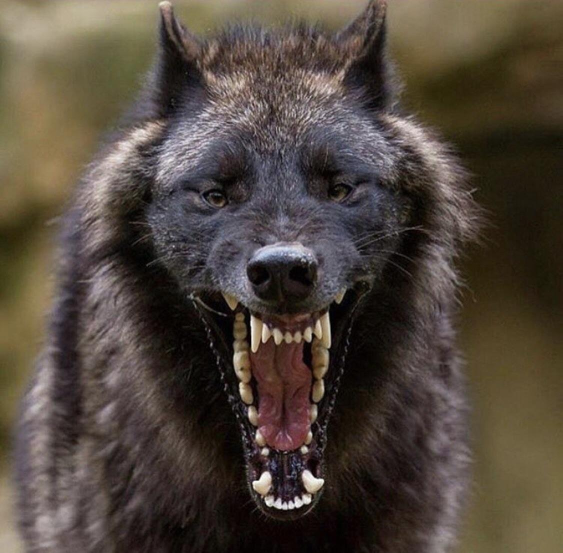
#> input picture woof.jpg, 1125 x 1105 px (shown at 1/2 size)
$ python main.py
#> lines starting #> are read from the running program, lines starting #| are printed output that depends on the picture
import numpy as np
import matplotlib.pyplot as plt
import cv2 as cv2


def rotate_point(point, angle):
    x1 = point[0]
    y1 = point[1]

    x2 = np.cos(angle) * x1 - np.sin(angle) * y1
    y2 = np.sin(angle) * x1 + np.cos(angle) * y1

    return np.array([x2, y2])


def rotate_shape(shape, angle):
#> called with shape = array of shape (46, 2), angle = 1.05
    result = np.empty((np.shape(shape)[0], 2))
    i = 0
    for vector in shape:
        result[i] = rotate_point(vector, angle)
        i += 1
    return result


def scale_shape(shape, multiplier):
    return shape * multiplier


def mirror_point(point, point_on_line, line_direction):
    return point + 2 * ((np.eye(2, 2) - np.outer(line_direction, np.transpose(line_direction)))
                        @ (point_on_line - point))


def mirror_shape(shape, point_on_line, line_direction):
    result = np.empty((np.shape(shape)[0], 2))
    i = 0
    for vector in shape:
        result[i] = mirror_point(vector, point_on_line, line_direction)
        i += 1
    return result


def shear_shape(shape, x_shear, y_shear):
#> called with shape = array of shape (11, 2), x_shear = 7, y_shear = 3
    result = np.empty((np.shape(shape)[0], 2))
    i = 0
    for vector in shape:
        result[i] = vector @ np.array([[1, x_shear], [y_shear, 1]])
        i += 1
    return result


def transform_shape(shape, matrix):
    return shape @ matrix


def draw_shape(shape):
    x = shape[:, :1]
    y = shape[:, 1:]
    plt.plot(x, y)
    print(shape)
    print()
    plt.show()


def draw_3d_shape(shape):
    fig = plt.figure(figsize=(4, 4))
    ax = fig.add_subplot(111, projection='3d')
    x = shape[:, :1]
    y = shape[:, 1:2]
    z = shape[:, 2:]
    ax.plot(x, y, z)
    print(shape)
    print()
    plt.show()


star = np.array([[0, 0], [1, 2.5], [-1, 4], [1.5, 4], [2, 6.5], [2.5, 4], [5, 4], [3, 2.5], [4, 0], [2, 2], [0, 0]])
eye = np.array([[3, 0], [0, 2], [1.25, 3.75], [-0.25, 4], [2, 4.75], [0.75, 5], [2.75, 5.5], [1.5, 6], [3.25, 6],
                [5.25, 6.75], [6.5, 6.75], [8.5, 5.75], [9.25, 5], [9.5, 4.25], [9.25, 3.5], [9, 4], [8, 5],
                [8.5, 4], [8.5, 0.75], [6, 0], [8, 1], [8, 2], [7.5, 1.5], [7, 2], [7.5, 2.5], [8, 2], [8, 5],
                [6, 6], [4, 5], [4, 3], [5, 4], [6, 3], [5, 2], [4, 3], [4, 1], [6, 0], [3.5, 0.75], [3.5, 5],
                [6, 6], [3, 5], [2, 4], [1, 2], [3, 0], [8, 0], [9, 0.5], [9, 4]])

draw_shape(star)
draw_shape(eye)

draw_shape(rotate_shape(eye, np.pi/3))
draw_shape(scale_shape(star, -2))
draw_shape(mirror_shape(eye, np.array([0, 7]), np.array([0, 1])))
draw_shape(shear_shape(star, 7, 3))
draw_shape(transform_shape(star, np.array([[-2, 7], [3, -8]])))
draw_shape(transform_shape(star, np.array([[1, 6], [3, 60]])))
#> in draw_shape (call 8), `plt.show()`:
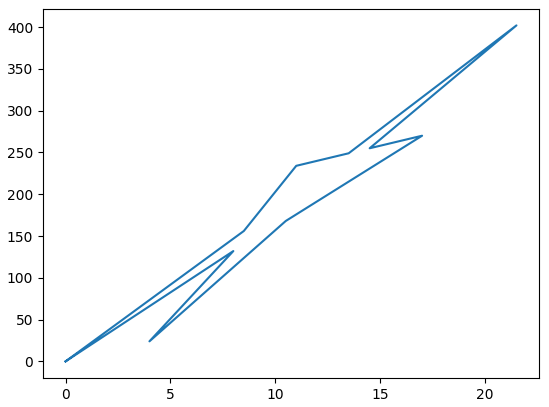
#> figure drawn by matplotlib, 1 panel
draw_shape(transform_shape(star, np.array([[1, 0], [0, 0]])))
#> in draw_shape (call 9), `plt.show()`:
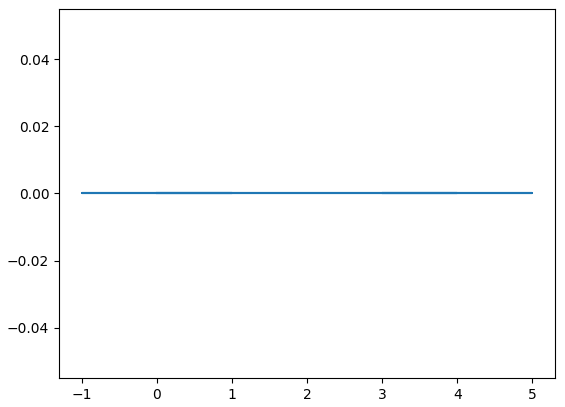
#> figure drawn by matplotlib, 1 panel

partial_cube = np.array([[0, 1, 0], [0, 0, 0], [1, 0, 0], [1, 1, 0], [0, 1, 0], [0, 1, 1], [1, 1, 1], [1, 0, 1],
                         [0, 0, 1], [0, 0, 0]])

draw_3d_shape(partial_cube)
#> in draw_3d_shape, `plt.show()`:
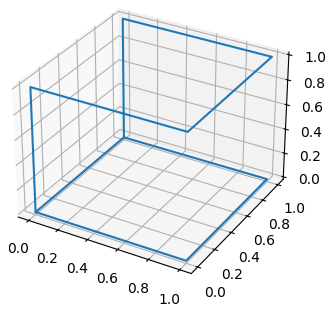
#> figure drawn by matplotlib, 1 panel

draw_3d_shape(scale_shape(partial_cube, -3))
#> in draw_3d_shape (call 2), `plt.show()`:
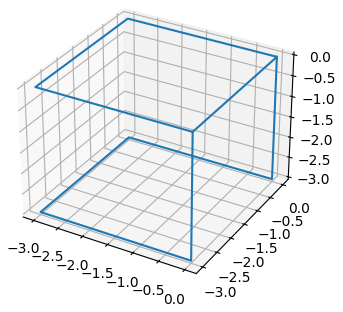
#> figure drawn by matplotlib, 1 panel
draw_3d_shape(transform_shape(partial_cube, np.array([[8, 9, 1], [0, 7, 19], [50, 7, -58]])))
#> in draw_3d_shape (call 3), `plt.show()`:
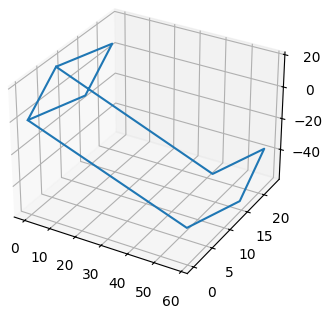
#> figure drawn by matplotlib, 1 panel

image = cv2.imread('woof.jpg')
#> image is the input picture: shape (1105, 1125, 3); mean B, G, R 60.8, 70.5, 80.9
cv2.imshow('image', image)
cv2.waitKey(0)
cv2.destroyAllWindows()

rows, columns = image.shape[:2]
#> rows = 1105; columns = 1125
M = cv2.getRotationMatrix2D(((columns - 1) / 2.0, (rows - 1) / 2.0), 60, 1)
result1 = cv2.warpAffine(image, M, (columns, rows))
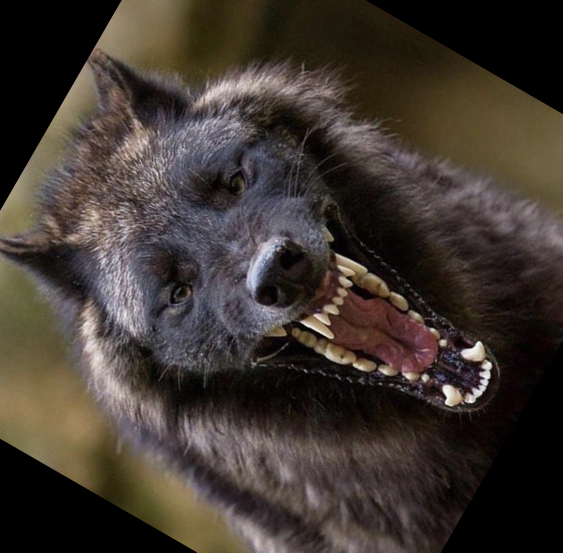
#> result1: shape (1105, 1125, 3) (shown at 1/2 size); mean B, G, R 48.8, 55.2, 63.9

cv2.imshow('image', result1)
cv2.waitKey(0)
cv2.destroyAllWindows()

rows, columns = image.shape[:2]
pts1 = np.float32([[700, 5], [0, 34], [5, 1100], [641, 529]])
pts2 = pts1 + np.float32([[100, 200], [100, 50], [25, 25], [80, 0]])

M = cv2.getPerspectiveTransform(pts1, pts2)
result2 = cv2.warpPerspective(image, M, (1125, 1105))
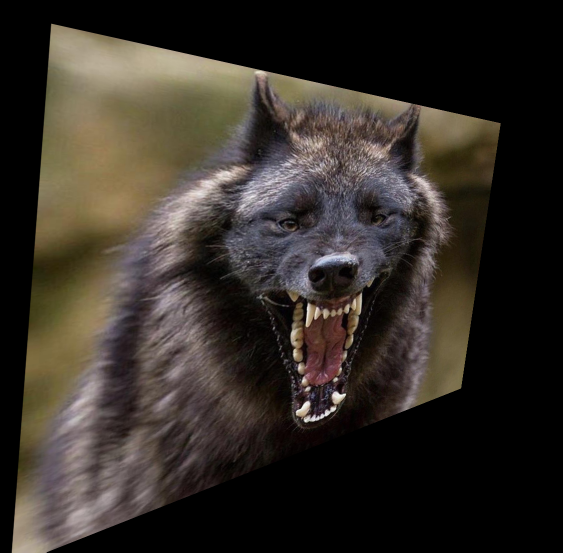
#> result2: shape (1105, 1125, 3) (shown at 1/2 size); mean B, G, R 40.2, 46.7, 52.9
plt.subplot(121), plt.imshow(image), plt.title('Input')
plt.subplot(122), plt.imshow(result2), plt.title('Output')
plt.show()
#> figure, not shown here; B, G, R data is drawn as R, G, B
